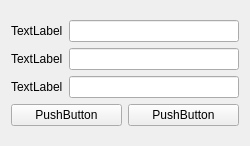
<?xml version="1.0" encoding="UTF-8"?>
<ui version="4.0">
 <class>Form_tab</class>
 <widget class="QWidget" name="Form_tab">
  <property name="geometry">
   <rect>
    <x>0</x>
    <y>0</y>
    <width>250</width>
    <height>146</height>
   </rect>
  </property>
  <property name="windowTitle">
   <string>Form</string>
  </property>
  <layout class="QVBoxLayout" name="verticalLayout_2">
   <item>
    <layout class="QVBoxLayout" name="verticalLayout">
     <item>
      <layout class="QHBoxLayout" name="horizontalLayout">
       <item>
        <widget class="QLabel" name="label">
         <property name="text">
          <string>TextLabel</string>
         </property>
        </widget>
       </item>
       <item>
        <widget class="QLineEdit" name="lineEdit"/>
       </item>
      </layout>
     </item>
     <item>
      <layout class="QHBoxLayout" name="horizontalLayout_2">
       <item>
        <widget class="QLabel" name="label_2">
         <property name="text">
          <string>TextLabel</string>
         </property>
        </widget>
       </item>
       <item>
        <widget class="QLineEdit" name="lineEdit_2"/>
       </item>
      </layout>
     </item>
     <item>
      <layout class="QHBoxLayout" name="horizontalLayout_3">
       <item>
        <widget class="QLabel" name="label_3">
         <property name="text">
          <string>TextLabel</string>
         </property>
        </widget>
       </item>
       <item>
        <widget class="QLineEdit" name="lineEdit_3"/>
       </item>
      </layout>
     </item>
     <item>
      <layout class="QHBoxLayout" name="horizontalLayout_4">
       <item>
        <widget class="QPushButton" name="pushButton">
         <property name="text">
          <string>PushButton</string>
         </property>
        </widget>
       </item>
       <item>
        <widget class="QPushButton" name="pushButton_2">
         <property name="text">
          <string>PushButton</string>
         </property>
        </widget>
       </item>
      </layout>
     </item>
    </layout>
   </item>
  </layout>
 </widget>
 <resources/>
 <connections/>
</ui>
